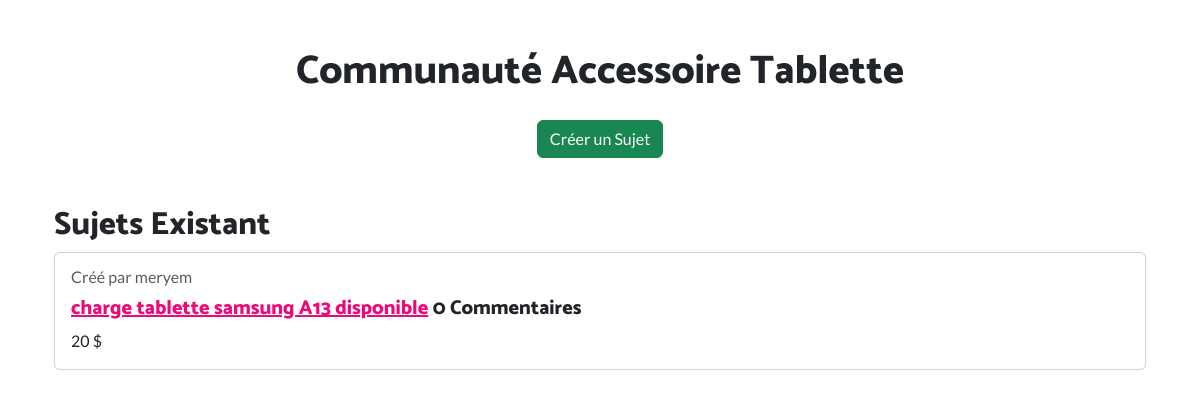
Page /communaute_Accessoire_tablette/ on the committed database.
### api/models.py (models this page shows, shortened)
class Sujet_Accessoire_tablette(models.Model):
    titre = models.CharField(max_length=200)
    description = models.TextField()
    date_creation = models.DateTimeField(auto_now_add=True)
    auteur = models.ForeignKey(settings.AUTH_USER_MODEL, on_delete=models.CASCADE)

### api/views.py (the view)
# urls.py: path('communaute_Accessoire_tablette/',communaute_Accessoire_tablette,name='communaute_Accessoire_tablette'),
def communaute_Accessoire_tablette(request) :
        sujets = Sujet_Accessoire_tablette.objects.all()
        return render(request, 'communaute_Accessoire_tablette.html', {'sujets': sujets})

### templates/communaute_Accessoire_tablette.html (shortened to what this page needs)
{% load static %}
<html lang="en">
<head>
    <link rel="stylesheet" href="{% static 'bootstrap/css/bootstrap.min.css' %}" />
    <link rel="stylesheet" href="{% static 'css/styles.min.css' %}" />    <meta name="viewport" content="width=device-width, initial-scale=1.0">
</head>
<body>
    <div class="container mt-5">
        <h1 class="text-center">Communauté Accessoire Tablette</h1>
        <div class="text-center mt-4">
            <a href="{% url 'creer_sujet_Accessoire_tablette' %}" class="btn btn-success">Créer un Sujet</a>
        </div>
        <div class="container mt-5">
            <h2>Sujets Existant</h2>
            {% for sujet in sujets %}
            <div class="card my-2">
                <div class="card-body">
                    <p class="card-subtitle mb-2 text-muted">Créé par {{ sujet.auteur.username }}</p>
                    <h5 class="card-title">
                        <a href="{% url 'details_sujet_Accessoire_tablette' sujet.id %}">{{ sujet.titre }}</a>
                        <span >{{ sujet.commentaires.count }} Commentaires</span>
                    </h5>
                    <p class="card-text">{{ sujet.description | truncatewords:30 }}</p>
                </div>
            </div>
            {% empty %}
            <p>Aucun sujet n'a été trouvé.</p>
            {% endfor %}
        </div>
    </div></body>
</html>

### rows in the picture
Sujet_Accessoire_tablette: auteur.username "meryem", titre "charge tablette samsung A13 disponible", commentaires.count "0", description "20 $"
